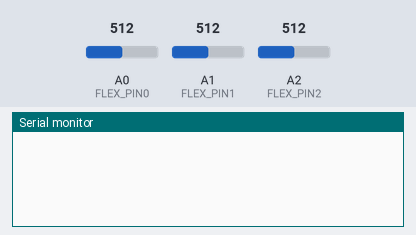
This sketch was run on a simulated Arduino Uno, built with avr-gcc and run on an emulated ATmega328P. Shown: the last lines printed to the serial monitor. Inputs (shaded band) come from the test bench; at power-on: A0 (FLEX_PIN0) = 512, A1 (FLEX_PIN1) = 512, A2 (FLEX_PIN2) = 512.

Above: at 1.8 s.
1.9 s: A0 (FLEX_PIN0) set to 441
3.4 s: A0 (FLEX_PIN0) set to 415
At 5.5 s:
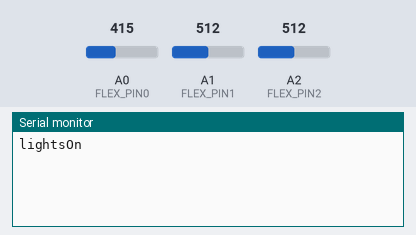
7.5 s: A1 (FLEX_PIN1) set to 438
At 8.6 s:
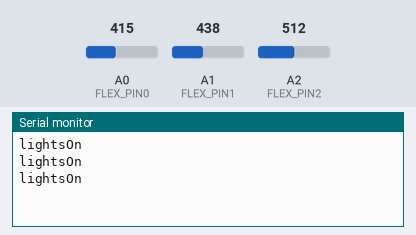
9.0 s: A1 (FLEX_PIN1) set to 411
At 11.3 s:
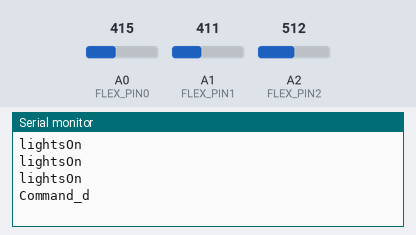
13.1 s: A2 (FLEX_PIN2) set to 435
At 14.4 s:
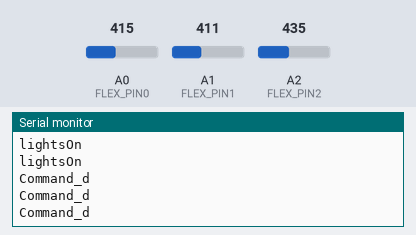
14.6 s: A2 (FLEX_PIN2) set to 414
At 17.2 s:
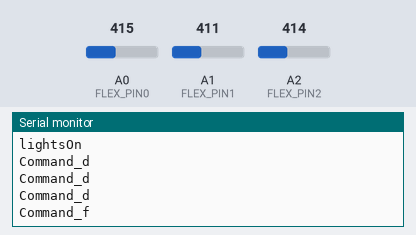

Measured:
- the behaviour switches between 424 and 423 on A0 (FLEX_PIN0) (found by bisection; images 0 and 1)
- the behaviour switches between 424 and 423 on A1 (FLEX_PIN1) (found by bisection; images 2 and 3)
- the behaviour switches between 424 and 423 on A2 (FLEX_PIN2) (found by bisection; images 4 and 5)
- after the input at 3.4 s, the serial monitor: prints a new line after 0.60 s (image 1)
- after the input at 9.0 s, the serial monitor: prints a new line after 1.0 s (image 3)
- after the input at 14.6 s, the serial monitor: prints a new line after 1.4 s (image 5)

The sketch:

AngleTest.ino
```cpp
const float VCC = 4.98; // Measured voltage of Ardunio 5V line
const float R_DIV = 47500.0; // Measured resistance of 3.3k resistor
const float STRAIGHT_RESISTANCE = 37300.0; // resistance when straight
const float BEND_RESISTANCE = 90000.0; // resistance at 90 deg
const int FLEX_PIN0 = A0;
const int FLEX_PIN1 = A1;
const int FLEX_PIN2 = A2;


void setup()
{
  Serial.begin(9600);
  pinMode(FLEX_PIN0, INPUT);
  pinMode(FLEX_PIN1, INPUT);
  pinMode(FLEX_PIN2, INPUT);
}

void loop()
{
  int flexADC_0 = analogRead(FLEX_PIN0);
  int flexADC_1 = analogRead(FLEX_PIN1);
  int flexADC_2 = analogRead(FLEX_PIN2);

  float flexV_0 = flexADC_0 * VCC / 1023.0; // resistance
  float flexR_0 = R_DIV * (VCC / flexV_0 - 1.0); // __ ohms

  float flexV_1 = flexADC_1 * VCC / 1023.0; // resistance
  float flexR_1 = R_DIV * (VCC / flexV_1 - 1.0); // __ ohms

  float flexV_2 = flexADC_2 * VCC / 1023.0; // resistance
  float flexR_2 = R_DIV * (VCC / flexV_2 - 1.0); // __ ohms


  // Calculated resistance estimating bend angle:
  float angle_0 = map(flexR_0, STRAIGHT_RESISTANCE, BEND_RESISTANCE, 0, 90.0);
  float angle_1 = map(flexR_1, STRAIGHT_RESISTANCE, BEND_RESISTANCE, 0, 90.0);
  float angle_2 = map(flexR_2, STRAIGHT_RESISTANCE, BEND_RESISTANCE, 0, 90.0);

  // *** use this for debugging purposes ***
  //Serial.println("Resistance: " + String(flexR) + " ohms");
  // Serial.println("Bend: " + String(angle_1) + " degrees");
  //delay(1000);

//----------------------------------------------------------------//

  // None fingers are bent.
  if (angle_0 <= 50   &&   angle_1 <= 50   &   angle_2 <=50){
      Serial.println();
      delay(1000);
  }

  // Only the first finger is bent.
  else if (angle_0 > 50   &&   angle_1 <= 50   &&   angle_2 <= 50){
      Serial.println("lightsOn");
      delay(2000);
    }

  // Only the seccond finger is bent.
  else if (angle_0 <= 50   &&   angle_1 > 50   &&   angle_2 <= 50){
      Serial.println("tellJoke");
      delay (2000);
    }

  // Only the third finger is bent.
  else if (angle_0 <= 50   &&   angle_1 <= 50   &&   angle_2 > 50){
      Serial.println("tellTime");
      delay(2000);
    }

  // Only the first two fingers are bent.
  else if (angle_0 > 50   &&   angle_1 > 50   &&   angle_2 <= 50){
      Serial.println("Command_d");
      delay (2000);
    }

  // Only the last two fingers are bent.
  else if (angle_0 <= 50   &&   angle_1 > 50   &&   angle_2 > 50){
      Serial.println("Command_e");
      delay(2000);
    }

  // All three fingers are bent.
  else if (angle_0 > 50   &&   angle_1 > 50   &&   angle_2 > 50){
      Serial.println("Command_f");
      delay(2000);
    }

    // re-sets the angle value as 0. The next iteration will calculate a new angle.
  angle_0 = 0;
  angle_1 = 0;
  angle_2 = 0;
}
```
